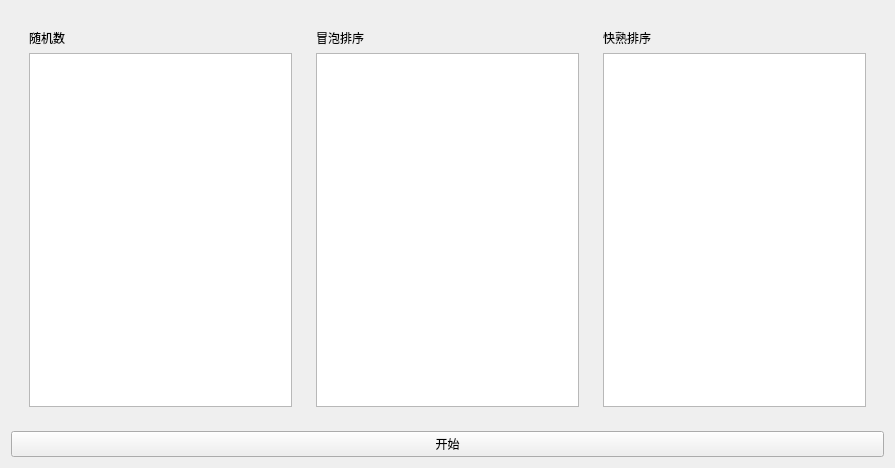
<?xml version="1.0" encoding="UTF-8"?>
<ui version="4.0">
 <class>Widget</class>
 <widget class="QWidget" name="Widget">
  <property name="geometry">
   <rect>
    <x>0</x>
    <y>0</y>
    <width>895</width>
    <height>468</height>
   </rect>
  </property>
  <property name="windowTitle">
   <string>Widget</string>
  </property>
  <layout class="QVBoxLayout" name="verticalLayout_3">
   <item>
    <widget class="QWidget" name="widget" native="true">
     <layout class="QHBoxLayout" name="horizontalLayout">
      <item>
       <widget class="QWidget" name="widget_3" native="true">
        <layout class="QVBoxLayout" name="verticalLayout_2">
         <item>
          <widget class="QLabel" name="label_2">
           <property name="text">
            <string>随机数</string>
           </property>
          </widget>
         </item>
         <item>
          <widget class="QListWidget" name="shuijishu"/>
         </item>
        </layout>
       </widget>
      </item>
      <item>
       <widget class="QWidget" name="widget_5" native="true">
        <layout class="QVBoxLayout" name="verticalLayout_5">
         <item>
          <widget class="QLabel" name="label_4">
           <property name="text">
            <string>冒泡排序</string>
           </property>
          </widget>
         </item>
         <item>
          <widget class="QListWidget" name="maopao"/>
         </item>
        </layout>
       </widget>
      </item>
      <item>
       <widget class="QWidget" name="widget_4" native="true">
        <layout class="QVBoxLayout" name="verticalLayout">
         <item>
          <widget class="QLabel" name="label_3">
           <property name="text">
            <string>快熟排序</string>
           </property>
          </widget>
         </item>
         <item>
          <widget class="QListWidget" name="kaishu"/>
         </item>
        </layout>
       </widget>
      </item>
     </layout>
    </widget>
   </item>
   <item>
    <widget class="QPushButton" name="pushButton">
     <property name="text">
      <string>开始</string>
     </property>
    </widget>
   </item>
  </layout>
 </widget>
 <resources/>
 <connections/>
</ui>
